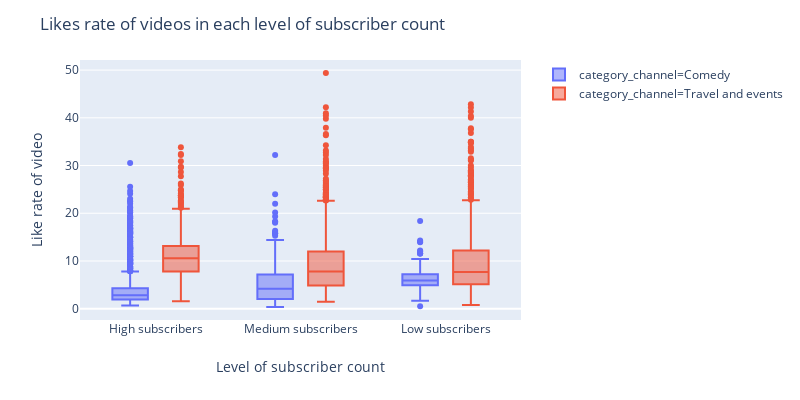

This figure's notebook cell:
### Code cell
get_distribution(df[df["likes_rate"] < 50], "level_channel", "likes_rate", 
                 "category_channel", "Likes rate of videos in each level of subscriber count",
                 "Level of subscriber count", "Like rate of video")

### Figure 1 — Plotly figure (JSON) as saved in the notebook; plotly's stock layout.template omitted (floating-point values rounded to 4 significant figures; data arrays with more than 128 entries replaced by an {"elided": "..."} marker saying what was removed)
{"data": [{"alignmentgroup": "True", "hoverlabel": {"namelength": 0}, "hovertemplate": "category_channel=Comedy<br>level_channel=%{x}<br>likes_rate=%{y}", "legendgroup": "category_channel=Comedy", "marker": {"color": "#636efa"}, "name": "category_channel=Comedy", "notched": false, "offsetgroup": "category_channel=Comedy", "orientation": "v", "showlegend": true, "type": "box", "x": {"elided": "2123 str values"}, "x0": " ", "xaxis": "x", "y": {"elided": "2123 float values"}, "y0": " ", "yaxis": "y"}, {"alignmentgroup": "True", "hoverlabel": {"namelength": 0}, "hovertemplate": "category_channel=Travel and events<br>level_channel=%{x}<br>likes_rate=%{y}", "legendgroup": "category_channel=Travel and events", "marker": {"color": "#EF553B"}, "name": "category_channel=Travel and events", "notched": false, "offsetgroup": "category_channel=Travel and events", "orientation": "v", "showlegend": true, "type": "box", "x": {"elided": "2830 str values"}, "x0": " ", "xaxis": "x", "y": {"elided": "2830 float values"}, "y0": " ", "yaxis": "y"}], "layout": {"autosize": false, "boxmode": "group", "height": 400, "legend": {"tracegroupgap": 0}, "margin": {"t": 60}, "title": {"text": "Likes rate of videos in each level of subscriber count"}, "width": 800, "xaxis": {"anchor": "y", "domain": [0, 0.98], "title": {"text": "Level of subscriber count"}}, "yaxis": {"anchor": "x", "domain": [0, 1], "title": {"text": "Like rate of video"}}}}
